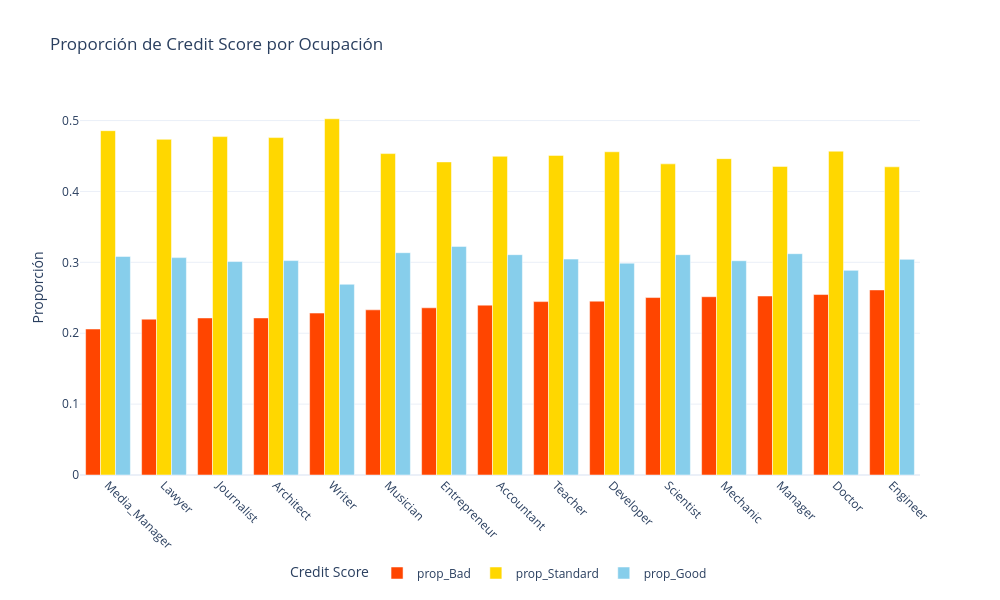
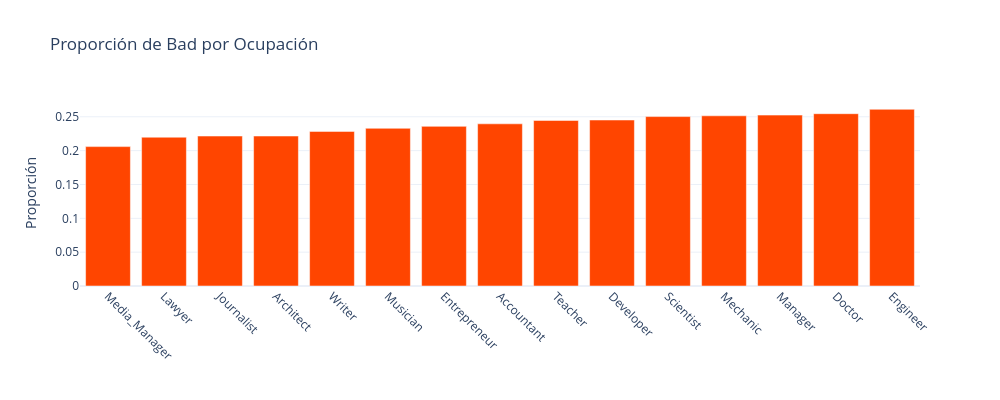
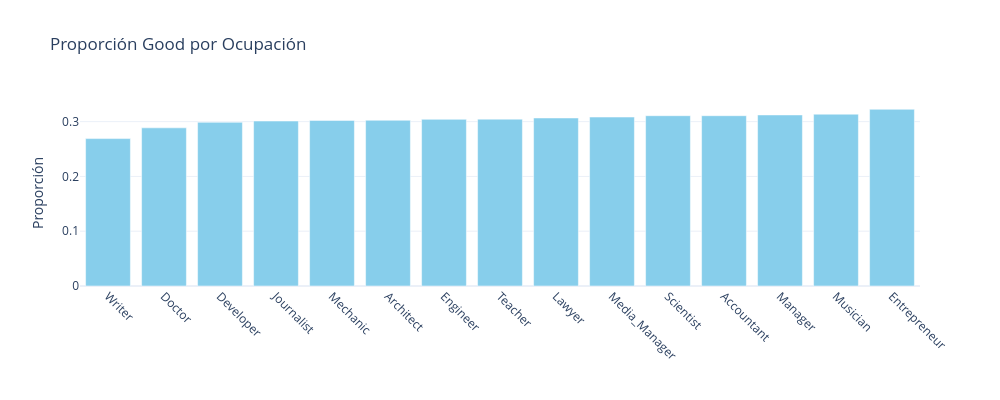
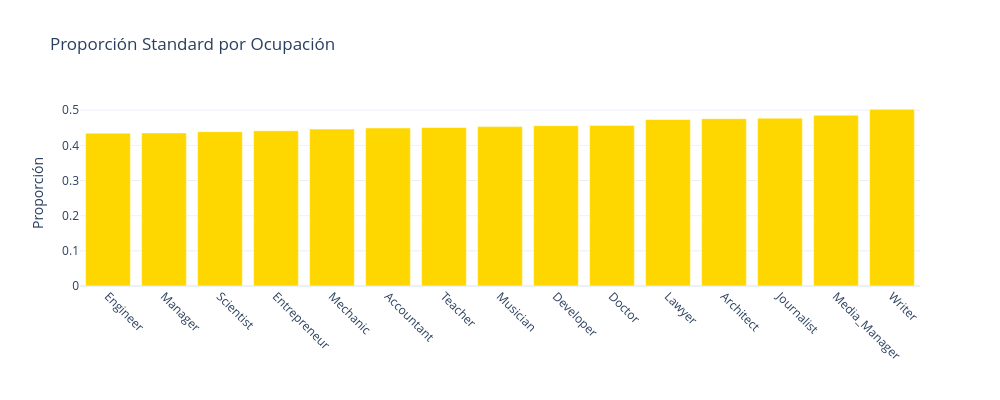

Here is the notebook cell these charts were saved with, in order:
### Code cell
custom_colors = {
    "prop_Bad": "orangered",
    "prop_Standard": "gold",
    "prop_Good": "skyblue"
}

fig = plot_categorical_proportions(
    df=proportions_df.reset_index(),  
    x_column="index",                 
    y_columns=["prop_Bad", "prop_Standard", "prop_Good"],  
    stacked=False,                      
    title="Proporción de Credit Score por Ocupación",
    x_title="",
    y_title="Proporción",
    legend_title="Credit Score",
    colors=custom_colors,              
    width=1000,
    height=600,
    sort_order='asc',          
    sort_by="prop_Bad"          
)

fig.show()


fig = plot_categorical_proportions(
    df=proportions_df.reset_index(),  
    x_column="index",                 
    y_columns=["prop_Bad"],  
    stacked=False,                      
    title="Proporción de Bad por Ocupación",
    x_title="",
    y_title="Proporción",
    legend_title="Credit Score",
    colors=custom_colors,              
    width=1000,
    height=400,
    sort_order='asc',          
    sort_by="prop_Bad"          
)

fig.show()

fig = plot_categorical_proportions(
    df=proportions_df.reset_index(),  
    x_column="index",                 
    y_columns=["prop_Good"],  
    stacked=False,                      
    title="Proporción Good por Ocupación",
    x_title="",
    y_title="Proporción",
    legend_title="Credit Score",
    colors=custom_colors,              
    width=1000,
    height=400,
    sort_order='asc',          
    sort_by="prop_Good"          
)

fig.show()

fig = plot_categorical_proportions(
    df=proportions_df.reset_index(),  
    x_column="index",                 
    y_columns=["prop_Standard"],  
    stacked=False,                      
    title="Proporción Standard por Ocupación",
    x_title="",
    y_title="Proporción",
    legend_title="Credit Score",
    colors=custom_colors,              
    width=1000,
    height=400,
    sort_order='asc',          
    sort_by="prop_Standard"          
)

fig.show()

# A simple vista no parece una buena variable:

### Figure 1 — Plotly figure (JSON) as saved in the notebook; plotly's stock layout.template omitted (floating-point values rounded to 4 significant figures)
{"data": [{"marker": {"color": "orangered"}, "name": "prop_Bad", "type": "bar", "x": ["Media_Manager", "Lawyer", "Journalist", "Architect", "Writer", "Musician", "Entrepreneur", "Accountant", "Teacher", "Developer", "Scientist", "Mechanic", "Manager", "Doctor", "Engineer"], "y": [0.206, 0.2198, 0.2215, 0.2216, 0.2284, 0.233, 0.2359, 0.2396, 0.2446, 0.2452, 0.2503, 0.2515, 0.2525, 0.2546, 0.2611]}, {"marker": {"color": "gold"}, "name": "prop_Standard", "type": "bar", "x": ["Media_Manager", "Lawyer", "Journalist", "Architect", "Writer", "Musician", "Entrepreneur", "Accountant", "Teacher", "Developer", "Scientist", "Mechanic", "Manager", "Doctor", "Engineer"], "y": [0.4857, 0.4735, 0.4774, 0.476, 0.5025, 0.4534, 0.4416, 0.4496, 0.4508, 0.456, 0.4389, 0.4463, 0.4353, 0.4568, 0.4347]}, {"marker": {"color": "skyblue"}, "name": "prop_Good", "type": "bar", "x": ["Media_Manager", "Lawyer", "Journalist", "Architect", "Writer", "Musician", "Entrepreneur", "Accountant", "Teacher", "Developer", "Scientist", "Mechanic", "Manager", "Doctor", "Engineer"], "y": [0.3083, 0.3067, 0.3011, 0.3025, 0.269, 0.3136, 0.3225, 0.3108, 0.3046, 0.2988, 0.3108, 0.3022, 0.3122, 0.2887, 0.3042]}], "layout": {"barmode": "group", "height": 600, "legend": {"orientation": "h", "title": {"text": "Credit Score"}, "x": 0.5, "xanchor": "center", "y": -0.3, "yanchor": "bottom"}, "title": {"text": "Proporción de Credit Score por Ocupación"}, "width": 1000, "xaxis": {"tickangle": 45, "title": {"text": ""}}, "yaxis": {"title": {"text": "Proporción"}}}}

### Figure 2 — Plotly figure (JSON) as saved in the notebook; plotly's stock layout.template omitted (floating-point values rounded to 4 significant figures)
{"data": [{"marker": {"color": "orangered"}, "name": "prop_Bad", "type": "bar", "x": ["Media_Manager", "Lawyer", "Journalist", "Architect", "Writer", "Musician", "Entrepreneur", "Accountant", "Teacher", "Developer", "Scientist", "Mechanic", "Manager", "Doctor", "Engineer"], "y": [0.206, 0.2198, 0.2215, 0.2216, 0.2284, 0.233, 0.2359, 0.2396, 0.2446, 0.2452, 0.2503, 0.2515, 0.2525, 0.2546, 0.2611]}], "layout": {"barmode": "group", "height": 400, "legend": {"orientation": "h", "title": {"text": "Credit Score"}, "x": 0.5, "xanchor": "center", "y": -0.3, "yanchor": "bottom"}, "title": {"text": "Proporción de Bad por Ocupación"}, "width": 1000, "xaxis": {"tickangle": 45, "title": {"text": ""}}, "yaxis": {"title": {"text": "Proporción"}}}}

### Figure 3 — Plotly figure (JSON) as saved in the notebook; plotly's stock layout.template omitted (floating-point values rounded to 4 significant figures)
{"data": [{"marker": {"color": "skyblue"}, "name": "prop_Good", "type": "bar", "x": ["Writer", "Doctor", "Developer", "Journalist", "Mechanic", "Architect", "Engineer", "Teacher", "Lawyer", "Media_Manager", "Scientist", "Accountant", "Manager", "Musician", "Entrepreneur"], "y": [0.269, 0.2887, 0.2988, 0.3011, 0.3022, 0.3025, 0.3042, 0.3046, 0.3067, 0.3083, 0.3108, 0.3108, 0.3122, 0.3136, 0.3225]}], "layout": {"barmode": "group", "height": 400, "legend": {"orientation": "h", "title": {"text": "Credit Score"}, "x": 0.5, "xanchor": "center", "y": -0.3, "yanchor": "bottom"}, "title": {"text": "Proporción Good por Ocupación"}, "width": 1000, "xaxis": {"tickangle": 45, "title": {"text": ""}}, "yaxis": {"title": {"text": "Proporción"}}}}

### Figure 4 — Plotly figure (JSON) as saved in the notebook; plotly's stock layout.template omitted (floating-point values rounded to 4 significant figures)
{"data": [{"marker": {"color": "gold"}, "name": "prop_Standard", "type": "bar", "x": ["Engineer", "Manager", "Scientist", "Entrepreneur", "Mechanic", "Accountant", "Teacher", "Musician", "Developer", "Doctor", "Lawyer", "Architect", "Journalist", "Media_Manager", "Writer"], "y": [0.4347, 0.4353, 0.4389, 0.4416, 0.4463, 0.4496, 0.4508, 0.4534, 0.456, 0.4568, 0.4735, 0.476, 0.4774, 0.4857, 0.5025]}], "layout": {"barmode": "group", "height": 400, "legend": {"orientation": "h", "title": {"text": "Credit Score"}, "x": 0.5, "xanchor": "center", "y": -0.3, "yanchor": "bottom"}, "title": {"text": "Proporción Standard por Ocupación"}, "width": 1000, "xaxis": {"tickangle": 45, "title": {"text": ""}}, "yaxis": {"title": {"text": "Proporción"}}}}
